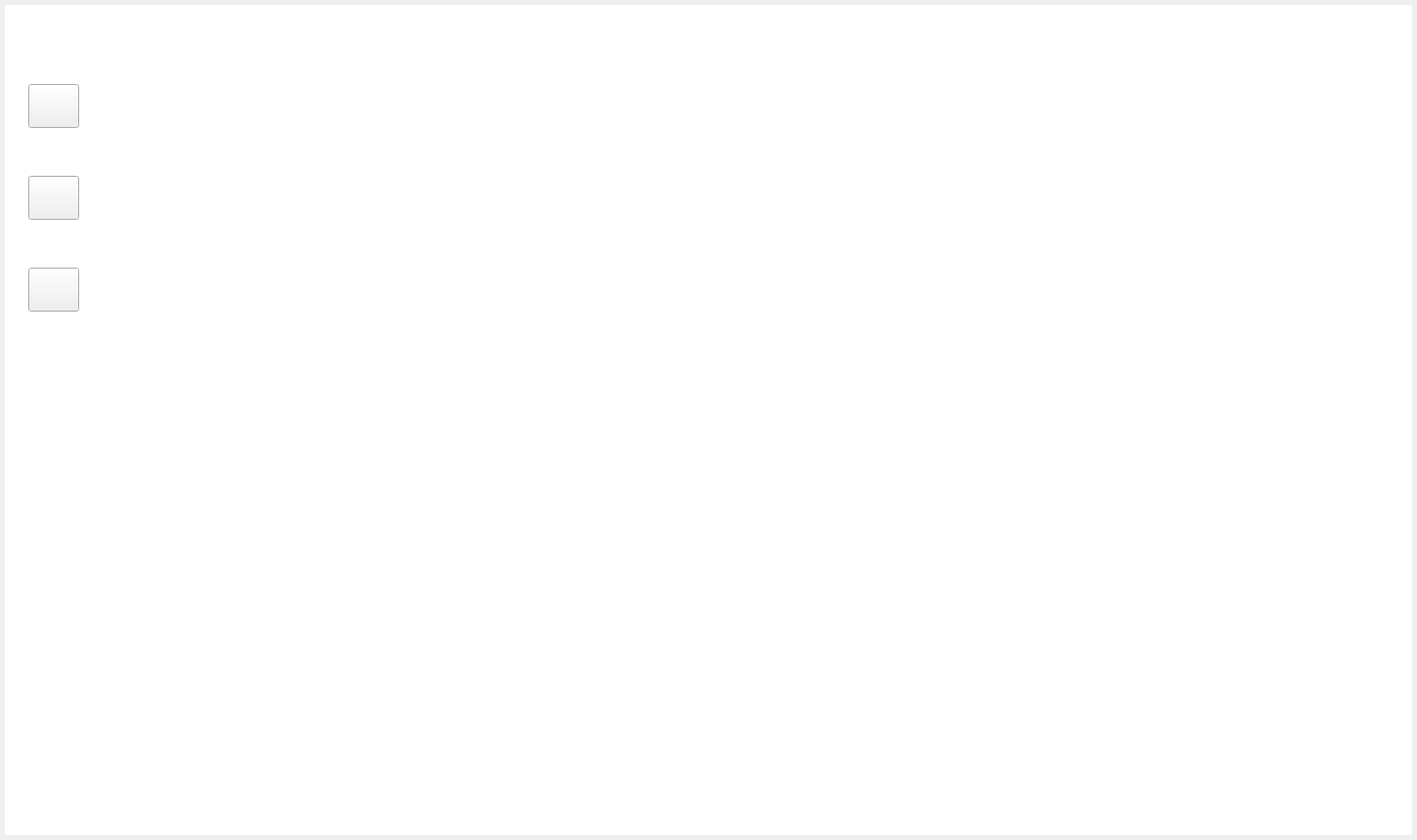
<?xml version="1.0" encoding="UTF-8"?>
<ui version="4.0">
 <class>video_player</class>
 <widget class="QWidget" name="video_player">
  <property name="geometry">
   <rect>
    <x>0</x>
    <y>0</y>
    <width>1450</width>
    <height>860</height>
   </rect>
  </property>
  <property name="windowTitle">
   <string>video_player</string>
  </property>
  <layout class="QVBoxLayout" name="verticalLayout_2" stretch="0">
   <property name="leftMargin">
    <number>5</number>
   </property>
   <property name="topMargin">
    <number>5</number>
   </property>
   <property name="rightMargin">
    <number>5</number>
   </property>
   <property name="bottomMargin">
    <number>5</number>
   </property>
   <item>
    <widget class="QWidget" name="player_back_ground" native="true">
     <property name="styleSheet">
      <string notr="true">#player_back_ground
{
	background-color:#FFFFFF;
}</string>
     </property>
     <layout class="QVBoxLayout" name="verticalLayout">
      <property name="spacing">
       <number>0</number>
      </property>
      <property name="leftMargin">
       <number>0</number>
      </property>
      <property name="topMargin">
       <number>0</number>
      </property>
      <property name="rightMargin">
       <number>0</number>
      </property>
      <property name="bottomMargin">
       <number>0</number>
      </property>
      <item>
       <widget class="QWidget" name="head" native="true">
        <property name="maximumSize">
         <size>
          <width>16777215</width>
          <height>68</height>
         </size>
        </property>
        <property name="styleSheet">
         <string notr="true"/>
        </property>
        <layout class="QHBoxLayout" name="horizontalLayout_2">
         <property name="spacing">
          <number>0</number>
         </property>
         <property name="leftMargin">
          <number>0</number>
         </property>
         <property name="topMargin">
          <number>0</number>
         </property>
         <property name="rightMargin">
          <number>0</number>
         </property>
         <property name="bottomMargin">
          <number>0</number>
         </property>
         <item>
          <widget class="QWidget" name="headLeft" native="true">
           <property name="minimumSize">
            <size>
             <width>64</width>
             <height>0</height>
            </size>
           </property>
           <property name="maximumSize">
            <size>
             <width>64</width>
             <height>16777215</height>
            </size>
           </property>
           <property name="styleSheet">
            <string notr="true"/>
           </property>
           <layout class="QHBoxLayout" name="horizontalLayout_3">
            <property name="spacing">
             <number>0</number>
            </property>
            <property name="leftMargin">
             <number>24</number>
            </property>
            <property name="topMargin">
             <number>0</number>
            </property>
            <property name="rightMargin">
             <number>0</number>
            </property>
            <property name="bottomMargin">
             <number>0</number>
            </property>
            <item>
             <widget class="QLabel" name="logo">
              <property name="minimumSize">
               <size>
                <width>28</width>
                <height>28</height>
               </size>
              </property>
              <property name="maximumSize">
               <size>
                <width>28</width>
                <height>28</height>
               </size>
              </property>
              <property name="styleSheet">
               <string notr="true">#logo
{
	border-image:url(&quot;:/images/homePage/logo.png&quot;);
}</string>
              </property>
              <property name="text">
               <string/>
              </property>
             </widget>
            </item>
           </layout>
          </widget>
         </item>
         <item>
          <widget class="QWidget" name="headRight" native="true">
           <property name="styleSheet">
            <string notr="true"/>
           </property>
           <layout class="QHBoxLayout" name="horizontalLayout_4">
            <property name="spacing">
             <number>0</number>
            </property>
            <property name="leftMargin">
             <number>0</number>
            </property>
            <property name="topMargin">
             <number>0</number>
            </property>
            <property name="rightMargin">
             <number>0</number>
            </property>
            <property name="bottomMargin">
             <number>0</number>
            </property>
            <item>
             <widget class="QWidget" name="headTittle" native="true">
              <property name="minimumSize">
               <size>
                <width>128</width>
                <height>0</height>
               </size>
              </property>
              <property name="maximumSize">
               <size>
                <width>128</width>
                <height>16777215</height>
               </size>
              </property>
              <property name="styleSheet">
               <string notr="true"/>
              </property>
              <layout class="QVBoxLayout" name="verticalLayout_3">
               <property name="leftMargin">
                <number>0</number>
               </property>
               <property name="topMargin">
                <number>26</number>
               </property>
               <property name="rightMargin">
                <number>0</number>
               </property>
               <property name="bottomMargin">
                <number>26</number>
               </property>
               <item>
                <widget class="QLabel" name="tittle">
                 <property name="minimumSize">
                  <size>
                   <width>64</width>
                   <height>14</height>
                  </size>
                 </property>
                 <property name="maximumSize">
                  <size>
                   <width>64</width>
                   <height>14</height>
                  </size>
                 </property>
                 <property name="styleSheet">
                  <string notr="true">#tittle{
	border-image:url(:/images/homePage/biteshipin.png);
}</string>
                 </property>
                 <property name="text">
                  <string/>
                 </property>
                </widget>
               </item>
              </layout>
             </widget>
            </item>
            <item>
             <widget class="QWidget" name="sysBtn" native="true">
              <property name="styleSheet">
               <string notr="true">QPushButton:hover{
background-color:#E0E0E0;
}</string>
              </property>
              <layout class="QHBoxLayout" name="horizontalLayout_5">
               <property name="spacing">
                <number>20</number>
               </property>
               <property name="leftMargin">
                <number>0</number>
               </property>
               <property name="topMargin">
                <number>0</number>
               </property>
               <property name="rightMargin">
                <number>16</number>
               </property>
               <property name="bottomMargin">
                <number>0</number>
               </property>
               <item>
                <spacer name="horizontalSpacer">
                 <property name="orientation">
                  <enum>Qt::Orientation::Horizontal</enum>
                 </property>
                 <property name="sizeHint" stdset="0">
                  <size>
                   <width>1149</width>
                   <height>20</height>
                  </size>
                 </property>
                </spacer>
               </item>
               <item>
                <widget class="QPushButton" name="minBtn">
                 <property name="maximumSize">
                  <size>
                   <width>20</width>
                   <height>20</height>
                  </size>
                 </property>
                 <property name="styleSheet">
                  <string notr="true">#minBtn{
	border:none;
	border-image:url(:/images/homePage/suoxiao.png);
}</string>
                 </property>
                 <property name="text">
                  <string/>
                 </property>
                </widget>
               </item>
               <item>
                <widget class="QPushButton" name="quitBtn">
                 <property name="maximumSize">
                  <size>
                   <width>20</width>
                   <height>20</height>
                  </size>
                 </property>
                 <property name="styleSheet">
                  <string notr="true">#quitBtn{
	border:none;
	border-image:url(:/images/homePage/quxiao.png);
}</string>
                 </property>
                 <property name="text">
                  <string/>
                 </property>
                </widget>
               </item>
              </layout>
             </widget>
            </item>
           </layout>
          </widget>
         </item>
        </layout>
       </widget>
      </item>
      <item>
       <widget class="QWidget" name="body" native="true">
        <property name="styleSheet">
         <string notr="true"/>
        </property>
        <layout class="QHBoxLayout" name="horizontalLayout">
         <property name="spacing">
          <number>0</number>
         </property>
         <property name="leftMargin">
          <number>0</number>
         </property>
         <property name="topMargin">
          <number>0</number>
         </property>
         <property name="rightMargin">
          <number>0</number>
         </property>
         <property name="bottomMargin">
          <number>0</number>
         </property>
         <item>
          <widget class="QWidget" name="bodyLeft" native="true">
           <property name="minimumSize">
            <size>
             <width>100</width>
             <height>0</height>
            </size>
           </property>
           <property name="maximumSize">
            <size>
             <width>100</width>
             <height>16777215</height>
            </size>
           </property>
           <property name="styleSheet">
            <string notr="true"/>
           </property>
           <layout class="QVBoxLayout" name="verticalLayout_5">
            <property name="spacing">
             <number>0</number>
            </property>
            <property name="leftMargin">
             <number>0</number>
            </property>
            <property name="topMargin">
             <number>0</number>
            </property>
            <property name="rightMargin">
             <number>0</number>
            </property>
            <property name="bottomMargin">
             <number>0</number>
            </property>
            <item>
             <widget class="QWidget" name="btnBox" native="true">
              <property name="styleSheet">
               <string notr="true"/>
              </property>
              <layout class="QVBoxLayout" name="verticalLayout_4">
               <property name="spacing">
                <number>49</number>
               </property>
               <property name="leftMargin">
                <number>24</number>
               </property>
               <property name="topMargin">
                <number>15</number>
               </property>
               <property name="rightMargin">
                <number>0</number>
               </property>
               <property name="bottomMargin">
                <number>0</number>
               </property>
               <item>
                <widget class="PageSwitchButton" name="homePageBtn">
                 <property name="minimumSize">
                  <size>
                   <width>52</width>
                   <height>45</height>
                  </size>
                 </property>
                 <property name="maximumSize">
                  <size>
                   <width>52</width>
                   <height>45</height>
                  </size>
                 </property>
                 <property name="text">
                  <string/>
                 </property>
                </widget>
               </item>
               <item>
                <widget class="PageSwitchButton" name="myPageBtn">
                 <property name="minimumSize">
                  <size>
                   <width>52</width>
                   <height>45</height>
                  </size>
                 </property>
                 <property name="maximumSize">
                  <size>
                   <width>52</width>
                   <height>45</height>
                  </size>
                 </property>
                 <property name="text">
                  <string/>
                 </property>
                </widget>
               </item>
               <item>
                <widget class="PageSwitchButton" name="sysPageBtn">
                 <property name="minimumSize">
                  <size>
                   <width>52</width>
                   <height>45</height>
                  </size>
                 </property>
                 <property name="maximumSize">
                  <size>
                   <width>52</width>
                   <height>45</height>
                  </size>
                 </property>
                 <property name="text">
                  <string/>
                 </property>
                </widget>
               </item>
              </layout>
             </widget>
            </item>
            <item>
             <spacer name="verticalSpacer">
              <property name="orientation">
               <enum>Qt::Orientation::Vertical</enum>
              </property>
              <property name="sizeHint" stdset="0">
               <size>
                <width>20</width>
                <height>533</height>
               </size>
              </property>
             </spacer>
            </item>
           </layout>
          </widget>
         </item>
         <item>
          <widget class="QWidget" name="bodyRight" native="true">
           <property name="styleSheet">
            <string notr="true"/>
           </property>
           <layout class="QHBoxLayout" name="horizontalLayout_6">
            <property name="spacing">
             <number>0</number>
            </property>
            <property name="leftMargin">
             <number>0</number>
            </property>
            <property name="topMargin">
             <number>0</number>
            </property>
            <property name="rightMargin">
             <number>0</number>
            </property>
            <property name="bottomMargin">
             <number>0</number>
            </property>
            <item>
             <widget class="QStackedWidget" name="stackedWidget">
              <property name="currentIndex">
               <number>0</number>
              </property>
              <widget class="HomePageWidget" name="homePage"/>
              <widget class="AdminWidget" name="sysPage"/>
              <widget class="MyselfWidget" name="myPage"/>
              <widget class="UploadVideoPage" name="uploadPage"/>
             </widget>
            </item>
           </layout>
          </widget>
         </item>
        </layout>
       </widget>
      </item>
     </layout>
    </widget>
   </item>
  </layout>
 </widget>
 <customwidgets>
  <customwidget>
   <class>PageSwitchButton</class>
   <extends>QPushButton</extends>
   <header location="global">pageswitchbutton.h</header>
  </customwidget>
  <customwidget>
   <class>HomePageWidget</class>
   <extends>QWidget</extends>
   <header location="global">homepagewidget.h</header>
   <container>1</container>
  </customwidget>
  <customwidget>
   <class>MyselfWidget</class>
   <extends>QWidget</extends>
   <header location="global">myselfwidget.h</header>
   <container>1</container>
  </customwidget>
  <customwidget>
   <class>UploadVideoPage</class>
   <extends>QWidget</extends>
   <header location="global">uploadvideopage.h</header>
   <container>1</container>
  </customwidget>
  <customwidget>
   <class>AdminWidget</class>
   <extends>QWidget</extends>
   <header location="global">adminwidget.h</header>
   <container>1</container>
  </customwidget>
 </customwidgets>
 <resources/>
 <connections/>
</ui>
